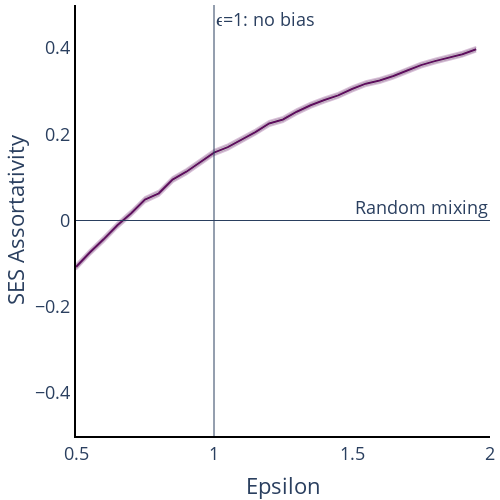

Notebook code for this chart:
### Markdown cell above
### SES Assortativity

### Code cell
fig_eps = plotly_lines.line_with_error(plotly_lines(), data=df_eps_rho, x_var='epsilon', y_var='Network_SES_assortativity', color='rgba(100,0,100,1)', legend_text='')

fig_eps.update_layout(
    title = None, 
    font=dict(size = 18),
    xaxis_title = 'Epsilon', 
    yaxis_title = 'SES Assortativity',
    width = 500, height = 500,
    showlegend = False, 
    legend=dict(x=0.75,y=1),
    legend_title_text = '',
    xaxis_range = [0.5,2],
    yaxis_range = [-0.5,0.5],
    margin=dict(b=5,l=5,r=5,t=5),
    xaxis = dict(showgrid = False, showline = True, linecolor = 'rgb(0,0,0)', linewidth = 2), 
    yaxis = dict(showgrid = False, showline = True, linecolor = 'rgb(0,0,0)', linewidth = 2),
    plot_bgcolor='rgba(0,0,0,0)')

#fig_eps.data[0].line.color = "rgb(0,100,0,1)"
fig_eps.add_hline(y=0, line_width=1, annotation_text = 'Random mixing')
fig_eps.add_vline(x=1, line_width=1, annotation_text = 'ϵ=1: no bias')

### Figure 1 — Plotly figure (JSON) as saved in the notebook; plotly's stock layout.template omitted (floating-point values rounded to 4 significant figures)
{"data": [{"line": {"color": "rgba(100,0,100,1)", "width": 2}, "mode": "lines", "name": "", "showlegend": true, "type": "scatter", "x": [0.5, 0.55, 0.6, 0.65, 0.7, 0.75, 0.8, 0.85, 0.9, 0.95, 1.0, 1.05, 1.1, 1.15, 1.2, 1.25, 1.3, 1.35, 1.4, 1.45, 1.5, 1.55, 1.6, 1.65, 1.7, 1.75, 1.8, 1.85, 1.9, 1.95], "y": [-0.108, -0.07436, -0.0437, -0.01118, 0.017, 0.04837, 0.06311, 0.09484, 0.1132, 0.1356, 0.1575, 0.1702, 0.187, 0.2049, 0.2251, 0.2344, 0.2524, 0.2674, 0.2795, 0.2902, 0.3051, 0.3175, 0.3248, 0.3352, 0.3479, 0.3606, 0.3698, 0.3769, 0.3858, 0.3974]}, {"line": {"color": "rgba(100,0,100,0.25)", "width": 2}, "mode": "lines", "showlegend": false, "type": "scatter", "x": [0.5, 0.55, 0.6, 0.65, 0.7, 0.75, 0.8, 0.85, 0.9, 0.95, 1.0, 1.05, 1.1, 1.15, 1.2, 1.25, 1.3, 1.35, 1.4, 1.45, 1.5, 1.55, 1.6, 1.65, 1.7, 1.75, 1.8, 1.85, 1.9, 1.95], "y": [-0.102, -0.06837, -0.03751, -0.005156, 0.02294, 0.05449, 0.06906, 0.1009, 0.1194, 0.1418, 0.1636, 0.1764, 0.193, 0.2107, 0.2311, 0.2403, 0.2584, 0.2732, 0.2855, 0.2959, 0.311, 0.3231, 0.3306, 0.3409, 0.3536, 0.3661, 0.3753, 0.3825, 0.3915, 0.4029]}, {"fill": "tonexty", "fillcolor": "rgba(68, 68, 68, 0.2)", "line": {"color": "rgba(100,0,100,0.25)", "width": 2}, "mode": "lines", "showlegend": false, "type": "scatter", "x": [0.5, 0.55, 0.6, 0.65, 0.7, 0.75, 0.8, 0.85, 0.9, 0.95, 1.0, 1.05, 1.1, 1.15, 1.2, 1.25, 1.3, 1.35, 1.4, 1.45, 1.5, 1.55, 1.6, 1.65, 1.7, 1.75, 1.8, 1.85, 1.9, 1.95], "y": [-0.114, -0.08035, -0.04989, -0.01721, 0.01105, 0.04224, 0.05717, 0.08883, 0.1071, 0.1294, 0.1514, 0.164, 0.1809, 0.1991, 0.2191, 0.2285, 0.2464, 0.2616, 0.2735, 0.2845, 0.2992, 0.3119, 0.3191, 0.3296, 0.3423, 0.355, 0.3643, 0.3714, 0.3802, 0.3918]}], "layout": {"annotations": [{"showarrow": false, "text": "Random mixing", "x": 1, "xanchor": "right", "xref": "x domain", "y": 0, "yanchor": "bottom", "yref": "y"}, {"showarrow": false, "text": "ϵ=1: no bias", "x": 1, "xanchor": "left", "xref": "x", "y": 1, "yanchor": "top", "yref": "y domain"}], "font": {"size": 18}, "height": 500, "legend": {"title": {"text": ""}, "x": 0.75, "y": 1}, "margin": {"b": 5, "l": 5, "r": 5, "t": 5}, "plot_bgcolor": "rgba(0,0,0,0)", "shapes": [{"line": {"width": 1}, "type": "line", "x0": 0, "x1": 1, "xref": "x domain", "y0": 0, "y1": 0, "yref": "y"}, {"line": {"width": 1}, "type": "line", "x0": 1, "x1": 1, "xref": "x", "y0": 0, "y1": 1, "yref": "y domain"}], "showlegend": false, "title": {}, "width": 500, "xaxis": {"linecolor": "rgb(0,0,0)", "linewidth": 2, "range": [0.5, 2], "showgrid": false, "showline": true, "title": {"text": "Epsilon"}}, "yaxis": {"linecolor": "rgb(0,0,0)", "linewidth": 2, "range": [-0.5, 0.5], "showgrid": false, "showline": true, "title": {"text": "SES Assortativity"}}}}
